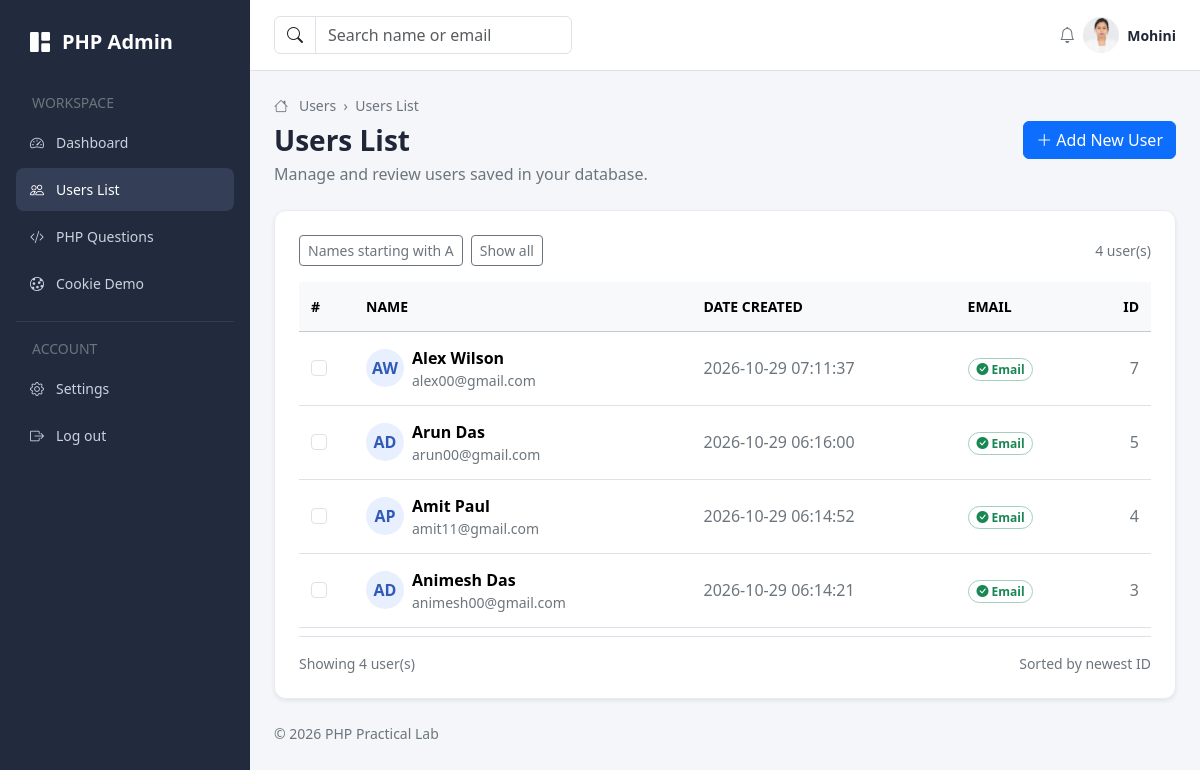
/users.php?search_a=1 (signed in), run on the app's committed database.
### tables this page shows
CREATE TABLE `users` (
  `id` int(11) NOT NULL,
  `name` varchar(100) NOT NULL,
  `email` varchar(150) NOT NULL,
  `created_at` timestamp NOT NULL DEFAULT current_timestamp()
);

### auth.php (called while the page is built, shortened)
<?php
    require_once "config/db.php";
    $stmt = $pdo->prepare(
        "SELECT id, username, display_name, email, photo, theme
        FROM admins
        WHERE id = :id
        LIMIT 1"
    );
    $stmt->execute([":id" => $_SESSION["admin_id"]]);
    $currentAdmin = $stmt->fetch(PDO::FETCH_ASSOC);

### users.php (the view, shortened to what this page needs)
<?php
    require_once "auth.php";
$search = trim($_GET["search"] ?? "");
$searchA = isset($_GET["search_a"]);
if ($searchA) {
    $stmt = $pdo->prepare(
        "SELECT * FROM users
         WHERE name LIKE :name
         ORDER BY id DESC"
    );
    $stmt->execute([":name" => "A%"]);
} else {
    $stmt = $pdo->prepare("SELECT * FROM users ORDER BY id DESC");
    $stmt->execute();
}
$users = $stmt->fetchAll(PDO::FETCH_ASSOC);
function e($value)
{
    return htmlspecialchars((string) $value, ENT_QUOTES, "UTF-8");
}
function initials($name)
{
    $parts = preg_split('/\s+/', trim($name));
    $letters = "";
    foreach (array_slice($parts, 0, 2) as $part) {
        $letters .= mb_substr($part, 0, 1);
    }
    return mb_strtoupper($letters);
}
?>
<!doctype html>
<html lang="en" data-bs-theme="<?= htmlspecialchars($currentAdmin["theme"]) ?>">
<head>
    <link href="https://cdn.jsdelivr.net/npm/bootstrap@5.3.3/dist/css/bootstrap.min.css" rel="stylesheet">
    <link href="https://cdn.jsdelivr.net/npm/bootstrap-icons@1.11.3/font/bootstrap-icons.min.css" rel="stylesheet">
</head>
<body>
    <div class="d-flex">
        <aside class="sidebar p-3">
            <a href="index.php" class="text-white fw-bold fs-5 mb-4">
                <i class="bi bi-grid-1x2-fill"></i>
                <span class="brand-name">PHP Admin</span>
            </a>
            <div class="small text-uppercase text-secondary px-3 mb-2 menu-label">
                Workspace
            </div>
            <a href="index.php">
                <i class="bi bi-speedometer2"></i><span class="menu-label">Dashboard</span>
            </a>
            <a href="users.php" class="active">
                <i class="bi bi-people"></i><span class="menu-label">Users List</span>
            </a>
            <a href="demo.php">
                <i class="bi bi-code-slash"></i><span class="menu-label">PHP Questions</span>
            </a>
            <a href="cookie.php">
                <i class="bi bi-cookie"></i><span class="menu-label">Cookie Demo</span>
            </a>
            <hr class="border-secondary">
            <div class="small text-uppercase text-secondary px-3 mb-2 menu-label">
                Account
            </div>
            <a href="#">
                <i class="bi bi-gear"></i><span class="menu-label">Settings</span>
            </a>
            <a href="logout.php">
                <i class="bi bi-box-arrow-right"></i>
                <span class="menu-label">Log out</span>
            </a>
        </aside>
        <div class="main-content flex-grow-1">
            <header class="topbar border-bottom px-4 py-3 d-flex
                       justify-content-between align-items-center gap-3">
                <form method="GET" class="d-flex" role="search">
                    <div class="input-group">
                        <span class="input-group-text bg-white">
                            <i class="bi bi-search"></i>
                        </span>
                        <input class="form-control" type="search" name="search" value="<?= e($search) ?>"
                            placeholder="Search name or email">
                    </div>
                </form>
                <div class="d-flex align-items-center gap-2">
                    <i class="bi bi-bell text-secondary"></i>
                    <img src="<?= htmlspecialchars($currentAdmin["photo"]) ?>"
                        alt="Admin profile photo"
                        width="36"
                        height="36"
                        class="rounded-circle"
                        style="object-fit: cover">
                    <span class="small fw-semibold d-none d-sm-inline">
                        <?= htmlspecialchars($currentAdmin["display_name"]) ?>
                    </span>
                </div>
            </header>
            <main class="p-3 p-md-4">
                <div class="d-flex flex-wrap justify-content-between
                        align-items-center gap-3 mb-4">
                    <div>
                        <div class="small text-secondary mb-2">
                            <i class="bi bi-house"></i> &nbsp; Users &nbsp;›&nbsp; Users List
                        </div>
                        <h1 class="h3 fw-bold mb-1">Users List</h1>
                        <p class="text-secondary mb-0">
                            Manage and review users saved in your database.
                        </p>
                    </div>
                    <a href="index.php" class="btn btn-primary">
                        <i class="bi bi-plus-lg"></i> Add New User
                    </a>
                </div>
                <section class="content-card shadow-sm p-3 p-md-4">
                    <div class="d-flex flex-wrap justify-content-between
                            align-items-center gap-3 mb-3">
                        <div class="d-flex flex-wrap gap-2">
                            <a href="users.php?search_a=1" class="btn btn-outline-secondary btn-sm">
                                Names starting with A
                            </a>
                            <a href="users.php" class="btn btn-outline-secondary btn-sm">
                                Show all
                            </a>
                        </div>
                        <span class="small text-secondary">
                            <?= count($users) ?> user(s)
                        </span>
                    </div>
                    <div class="table-responsive">
                        <table class="table align-middle mb-0">
                            <thead class="table-light">
                                <tr class="small text-secondary">
                                    <th style="width: 55px">#</th>
                                    <th>NAME</th>
                                    <th>DATE CREATED</th>
                                    <th>EMAIL</th>
                                    <th class="text-end">ID</th>
                                </tr>
                            </thead>
                            <tbody>
                                <?php if ($users): ?>
                                    <?php foreach ($users as $index => $user): ?>
                                        <tr>
                                            <td>
                                                <input class="form-check-input" type="checkbox" aria-label="Select user">
                                            </td>
                                            <td>
                                                <div class="d-flex align-items-center gap-2">
                                                    <span class="avatar">
                                                        <?= e(initials($user["name"])) ?>
                                                    </span>
                                                    <div>
                                                        <div class="fw-semibold">
                                                            <?= e($user["name"]) ?>
                                                        </div>
                                                        <div class="small text-secondary">
                                                            <?= e($user["email"]) ?>
                                                        </div>
                                                    </div>
                                                </div>
                                            </td>
                                            <td class="text-secondary">
                                                <?= e($user["created_at"] ?? "—") ?>
                                            </td>
                                            <td>
                                                <span class="badge rounded-pill text-bg-success-subtle
                                                     border border-success-subtle text-success">
                                                    <i class="bi bi-check-circle-fill"></i> Email
                                                </span>
                                            </td>
                                            <td class="text-end text-secondary">
                                                <?= (int) $user["id"] ?>
                                            </td>
                                        </tr>
                                    <?php endforeach; ?>
                                <?php endif; ?>
                            </tbody>
                        </table>
                    </div>
                    <div class="d-flex justify-content-between align-items-center
                            border-top pt-3 mt-2">
                        <span class="small text-secondary">
                            Showing <?= count($users) ?> user(s)
                        </span>
                        <span class="small text-secondary">
                            Sorted by newest ID
                        </span>
                    </div>
                </section>
                <footer class="text-secondary small mt-4">
                    © 2026 PHP Practical Lab
                </footer>
            </main>
        </div>
    </div>
</body>
</html>

### users.php (style rules this page uses)
body { background: #f4f6fa; color: #202637; }
.sidebar { width: 250px; min-height: 100vh; background: #222a3d; }
.sidebar a { color: #cbd2df; text-decoration: none; display: flex; gap: 12px; align-items: center; padding: 11px 14px; border-radius: 8px; margin-bottom: 4px; font-size: 14px; }
.sidebar a:hover, .sidebar a.active { color: #fff; background: #343e56; }
.main-content { min-width: 0; }
.topbar, .content-card { background: #fff; }
.content-card { border: 1px solid #e9edf3; border-radius: 12px; }
.avatar { width: 38px; height: 38px; border-radius: 50%; display: inline-grid; place-items: center; background: #e8efff; color: #3159b7; font-weight: 700; flex: 0 0 auto; }
.table> :not(caption)>*>* { padding: 14px 12px; }

### data on the page
users: name "AW", name "Alex Wilson", email "alex00@gmail.com", created_at "2026-10-29 07:11:37", id "7"
users: name "AD", name "Arun Das", email "arun00@gmail.com", created_at "2026-10-29 06:16:00", id "5"
users: name "AP", name "Amit Paul", email "amit11@gmail.com", created_at "2026-10-29 06:14:52", id "4"
users: name "AD", name "Animesh Das", email "animesh00@gmail.com", created_at "2026-10-29 06:14:21", id "3"

### other printed values
$currentAdmin["display_name"] "Mohini"
count($users) "4"
